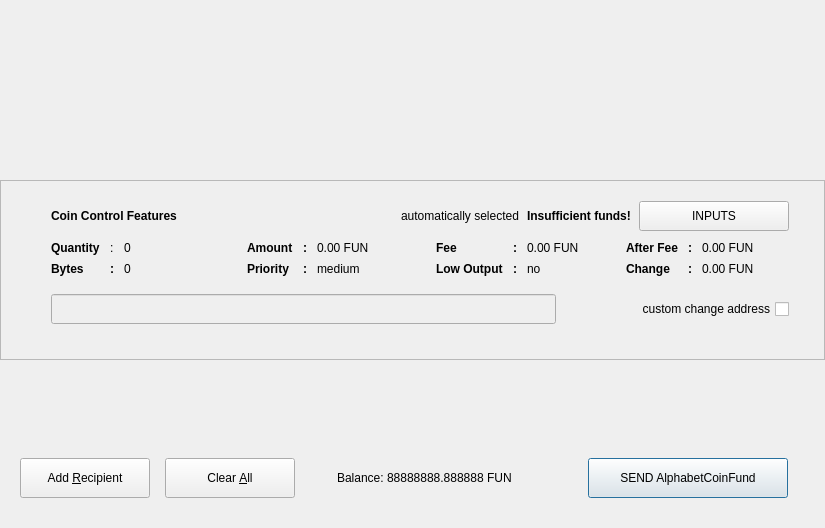
<?xml version="1.0" encoding="UTF-8"?>
<ui version="4.0">
 <class>SendCoinsDialog</class>
 <widget class="QDialog" name="SendCoinsDialog">
  <property name="geometry">
   <rect>
    <x>0</x>
    <y>0</y>
    <width>825</width>
    <height>550</height>
   </rect>
  </property>
  <property name="minimumSize">
   <size>
    <width>825</width>
    <height>550</height>
   </size>
  </property>
  <property name="windowTitle">
   <string>Send Coins</string>
  </property>
  <layout class="QVBoxLayout" name="verticalLayout" stretch="0,0,0,0">
   <property name="spacing">
    <number>0</number>
   </property>
   <property name="sizeConstraint">
    <enum>QLayout::SetFixedSize</enum>
   </property>
   <property name="margin">
    <number>0</number>
   </property>
   <item>
    <widget class="QFrame" name="frmBanner">
     <property name="minimumSize">
      <size>
       <width>825</width>
       <height>180</height>
      </size>
     </property>
     <property name="maximumSize">
      <size>
       <width>825</width>
       <height>180</height>
      </size>
     </property>
    </widget>
   </item>
   <item>
    <widget class="QFrame" name="frameCoinControl">
     <property name="enabled">
      <bool>true</bool>
     </property>
     <property name="sizePolicy">
      <sizepolicy hsizetype="Expanding" vsizetype="Expanding">
       <horstretch>0</horstretch>
       <verstretch>0</verstretch>
      </sizepolicy>
     </property>
     <property name="minimumSize">
      <size>
       <width>825</width>
       <height>180</height>
      </size>
     </property>
     <property name="maximumSize">
      <size>
       <width>825</width>
       <height>180</height>
      </size>
     </property>
     <property name="frameShape">
      <enum>QFrame::StyledPanel</enum>
     </property>
     <property name="frameShadow">
      <enum>QFrame::Sunken</enum>
     </property>
     <layout class="QVBoxLayout" name="verticalLayoutCoinControl2">
      <property name="spacing">
       <number>0</number>
      </property>
      <property name="leftMargin">
       <number>50</number>
      </property>
      <property name="topMargin">
       <number>20</number>
      </property>
      <property name="rightMargin">
       <number>35</number>
      </property>
      <property name="bottomMargin">
       <number>20</number>
      </property>
      <item>
       <spacer name="verticalSpacer_2">
        <property name="orientation">
         <enum>Qt::Vertical</enum>
        </property>
        <property name="sizeType">
         <enum>QSizePolicy::Maximum</enum>
        </property>
        <property name="sizeHint" stdset="0">
         <size>
          <width>20</width>
          <height>10</height>
         </size>
        </property>
       </spacer>
      </item>
      <item>
       <layout class="QVBoxLayout" name="verticalLayoutCoinControl" stretch="0,1,0">
        <property name="spacing">
         <number>0</number>
        </property>
        <property name="leftMargin">
         <number>0</number>
        </property>
        <property name="topMargin">
         <number>0</number>
        </property>
        <item>
         <layout class="QHBoxLayout" name="hLayoutHeader1" stretch="0,0,0,0,0">
          <property name="spacing">
           <number>8</number>
          </property>
          <property name="bottomMargin">
           <number>10</number>
          </property>
          <item>
           <widget class="QLabel" name="labelCoinControlFeatures">
            <property name="sizePolicy">
             <sizepolicy hsizetype="Preferred" vsizetype="Maximum">
              <horstretch>0</horstretch>
              <verstretch>0</verstretch>
             </sizepolicy>
            </property>
            <property name="font">
             <font>
              <weight>75</weight>
              <bold>true</bold>
             </font>
            </property>
            <property name="text">
             <string>Coin Control Features</string>
            </property>
           </widget>
          </item>
          <item>
           <spacer name="horizontalSpacerCoinControl">
            <property name="orientation">
             <enum>Qt::Horizontal</enum>
            </property>
            <property name="sizeHint" stdset="0">
             <size>
              <width>40</width>
              <height>1</height>
             </size>
            </property>
           </spacer>
          </item>
          <item>
           <widget class="QLabel" name="labelCoinControlAutomaticallySelected">
            <property name="text">
             <string>automatically selected</string>
            </property>
            <property name="margin">
             <number>5</number>
            </property>
           </widget>
          </item>
          <item>
           <widget class="QLabel" name="labelCoinControlInsuffFunds">
            <property name="font">
             <font>
              <weight>75</weight>
              <bold>true</bold>
             </font>
            </property>
            <property name="text">
             <string>Insufficient funds!</string>
            </property>
            <property name="margin">
             <number>5</number>
            </property>
           </widget>
          </item>
          <item>
           <widget class="QPushButton" name="pushButtonCoinControl">
            <property name="minimumSize">
             <size>
              <width>150</width>
              <height>30</height>
             </size>
            </property>
            <property name="text">
             <string>INPUTS</string>
            </property>
           </widget>
          </item>
         </layout>
        </item>
        <item>
         <widget class="QWidget" name="widgetCoinControl" native="true">
          <property name="sizePolicy">
           <sizepolicy hsizetype="Preferred" vsizetype="Preferred">
            <horstretch>0</horstretch>
            <verstretch>0</verstretch>
           </sizepolicy>
          </property>
          <property name="minimumSize">
           <size>
            <width>0</width>
            <height>0</height>
           </size>
          </property>
          <layout class="QHBoxLayout" name="horizontalLayoutCoinControl5">
           <property name="margin">
            <number>0</number>
           </property>
           <item>
            <layout class="QHBoxLayout" name="horizontalLayoutCoinControl3" stretch="1,1,1,1">
             <property name="spacing">
              <number>20</number>
             </property>
             <property name="topMargin">
              <number>0</number>
             </property>
             <property name="bottomMargin">
              <number>18</number>
             </property>
             <item>
              <layout class="QGridLayout" name="gridLayout" columnstretch="0,0,1" columnminimumwidth="0,0,0">
               <property name="leftMargin">
                <number>0</number>
               </property>
               <property name="topMargin">
                <number>0</number>
               </property>
               <property name="rightMargin">
                <number>6</number>
               </property>
               <property name="horizontalSpacing">
                <number>10</number>
               </property>
               <property name="verticalSpacing">
                <number>7</number>
               </property>
               <item row="0" column="0">
                <widget class="QLabel" name="labelCoinControlQuantityText">
                 <property name="font">
                  <font>
                   <weight>75</weight>
                   <bold>true</bold>
                  </font>
                 </property>
                 <property name="text">
                  <string>Quantity</string>
                 </property>
                 <property name="margin">
                  <number>0</number>
                 </property>
                </widget>
               </item>
               <item row="1" column="2">
                <widget class="QLabel" name="labelCoinControlBytes">
                 <property name="cursor">
                  <cursorShape>IBeamCursor</cursorShape>
                 </property>
                 <property name="contextMenuPolicy">
                  <enum>Qt::ActionsContextMenu</enum>
                 </property>
                 <property name="text">
                  <string>0</string>
                 </property>
                 <property name="textInteractionFlags">
                  <set>Qt::LinksAccessibleByMouse|Qt::TextSelectableByKeyboard|Qt::TextSelectableByMouse</set>
                 </property>
                </widget>
               </item>
               <item row="0" column="2">
                <widget class="QLabel" name="labelCoinControlQuantity">
                 <property name="cursor">
                  <cursorShape>IBeamCursor</cursorShape>
                 </property>
                 <property name="contextMenuPolicy">
                  <enum>Qt::ActionsContextMenu</enum>
                 </property>
                 <property name="text">
                  <string>0</string>
                 </property>
                 <property name="margin">
                  <number>0</number>
                 </property>
                 <property name="textInteractionFlags">
                  <set>Qt::LinksAccessibleByMouse|Qt::TextSelectableByKeyboard|Qt::TextSelectableByMouse</set>
                 </property>
                </widget>
               </item>
               <item row="0" column="1">
                <widget class="QLabel" name="lblSemiColon11">
                 <property name="text">
                  <string>:</string>
                 </property>
                </widget>
               </item>
               <item row="1" column="0">
                <widget class="QLabel" name="labelCoinControlBytesText">
                 <property name="font">
                  <font>
                   <weight>75</weight>
                   <bold>true</bold>
                  </font>
                 </property>
                 <property name="text">
                  <string>Bytes</string>
                 </property>
                </widget>
               </item>
               <item row="1" column="1">
                <widget class="QLabel" name="lblSemiColon12">
                 <property name="font">
                  <font>
                   <weight>75</weight>
                   <bold>true</bold>
                  </font>
                 </property>
                 <property name="text">
                  <string>:</string>
                 </property>
                </widget>
               </item>
              </layout>
             </item>
             <item>
              <layout class="QGridLayout" name="gridLayout_2" columnstretch="0,0,1">
               <property name="leftMargin">
                <number>6</number>
               </property>
               <property name="topMargin">
                <number>0</number>
               </property>
               <property name="rightMargin">
                <number>6</number>
               </property>
               <property name="horizontalSpacing">
                <number>10</number>
               </property>
               <property name="verticalSpacing">
                <number>7</number>
               </property>
               <item row="0" column="0">
                <widget class="QLabel" name="labelCoinControlAmountText">
                 <property name="font">
                  <font>
                   <weight>75</weight>
                   <bold>true</bold>
                  </font>
                 </property>
                 <property name="text">
                  <string>Amount</string>
                 </property>
                 <property name="margin">
                  <number>0</number>
                 </property>
                </widget>
               </item>
               <item row="1" column="2">
                <widget class="QLabel" name="labelCoinControlPriority">
                 <property name="cursor">
                  <cursorShape>IBeamCursor</cursorShape>
                 </property>
                 <property name="contextMenuPolicy">
                  <enum>Qt::ActionsContextMenu</enum>
                 </property>
                 <property name="text">
                  <string>medium</string>
                 </property>
                 <property name="textInteractionFlags">
                  <set>Qt::LinksAccessibleByMouse|Qt::TextSelectableByKeyboard|Qt::TextSelectableByMouse</set>
                 </property>
                </widget>
               </item>
               <item row="1" column="0">
                <widget class="QLabel" name="labelCoinControlPriorityText">
                 <property name="font">
                  <font>
                   <weight>75</weight>
                   <bold>true</bold>
                  </font>
                 </property>
                 <property name="text">
                  <string>Priority</string>
                 </property>
                </widget>
               </item>
               <item row="0" column="2">
                <widget class="QLabel" name="labelCoinControlAmount">
                 <property name="cursor">
                  <cursorShape>IBeamCursor</cursorShape>
                 </property>
                 <property name="contextMenuPolicy">
                  <enum>Qt::ActionsContextMenu</enum>
                 </property>
                 <property name="text">
                  <string>0.00 FUN</string>
                 </property>
                 <property name="textInteractionFlags">
                  <set>Qt::LinksAccessibleByMouse|Qt::TextSelectableByKeyboard|Qt::TextSelectableByMouse</set>
                 </property>
                </widget>
               </item>
               <item row="0" column="1">
                <widget class="QLabel" name="lblSemiColon21">
                 <property name="font">
                  <font>
                   <weight>75</weight>
                   <bold>true</bold>
                  </font>
                 </property>
                 <property name="text">
                  <string>:</string>
                 </property>
                </widget>
               </item>
               <item row="1" column="1">
                <widget class="QLabel" name="lblSemiColon22">
                 <property name="font">
                  <font>
                   <weight>75</weight>
                   <bold>true</bold>
                  </font>
                 </property>
                 <property name="text">
                  <string>:</string>
                 </property>
                </widget>
               </item>
              </layout>
             </item>
             <item>
              <layout class="QGridLayout" name="gridLayout_3" columnstretch="0,0,1">
               <property name="leftMargin">
                <number>6</number>
               </property>
               <property name="topMargin">
                <number>0</number>
               </property>
               <property name="rightMargin">
                <number>6</number>
               </property>
               <property name="horizontalSpacing">
                <number>10</number>
               </property>
               <property name="verticalSpacing">
                <number>7</number>
               </property>
               <item row="0" column="2">
                <widget class="QLabel" name="labelCoinControlFee">
                 <property name="cursor">
                  <cursorShape>IBeamCursor</cursorShape>
                 </property>
                 <property name="contextMenuPolicy">
                  <enum>Qt::ActionsContextMenu</enum>
                 </property>
                 <property name="text">
                  <string>0.00 FUN</string>
                 </property>
                 <property name="textInteractionFlags">
                  <set>Qt::LinksAccessibleByMouse|Qt::TextSelectableByKeyboard|Qt::TextSelectableByMouse</set>
                 </property>
                </widget>
               </item>
               <item row="1" column="0">
                <widget class="QLabel" name="labelCoinControlLowOutputText">
                 <property name="font">
                  <font>
                   <weight>75</weight>
                   <bold>true</bold>
                  </font>
                 </property>
                 <property name="text">
                  <string>Low Output</string>
                 </property>
                </widget>
               </item>
               <item row="1" column="2">
                <widget class="QLabel" name="labelCoinControlLowOutput">
                 <property name="cursor">
                  <cursorShape>IBeamCursor</cursorShape>
                 </property>
                 <property name="contextMenuPolicy">
                  <enum>Qt::ActionsContextMenu</enum>
                 </property>
                 <property name="text">
                  <string>no</string>
                 </property>
                 <property name="textInteractionFlags">
                  <set>Qt::LinksAccessibleByMouse|Qt::TextSelectableByKeyboard|Qt::TextSelectableByMouse</set>
                 </property>
                </widget>
               </item>
               <item row="0" column="0">
                <widget class="QLabel" name="labelCoinControlFeeText">
                 <property name="font">
                  <font>
                   <weight>75</weight>
                   <bold>true</bold>
                  </font>
                 </property>
                 <property name="text">
                  <string>Fee</string>
                 </property>
                 <property name="margin">
                  <number>0</number>
                 </property>
                </widget>
               </item>
               <item row="0" column="1">
                <widget class="QLabel" name="lblSemiColon31">
                 <property name="font">
                  <font>
                   <weight>75</weight>
                   <bold>true</bold>
                  </font>
                 </property>
                 <property name="text">
                  <string>:</string>
                 </property>
                </widget>
               </item>
               <item row="1" column="1">
                <widget class="QLabel" name="lblSemiColon32">
                 <property name="font">
                  <font>
                   <weight>75</weight>
                   <bold>true</bold>
                  </font>
                 </property>
                 <property name="text">
                  <string>:</string>
                 </property>
                </widget>
               </item>
              </layout>
             </item>
             <item>
              <layout class="QGridLayout" name="gridLayout_4" columnstretch="0,0,1">
               <property name="leftMargin">
                <number>6</number>
               </property>
               <property name="topMargin">
                <number>0</number>
               </property>
               <property name="rightMargin">
                <number>0</number>
               </property>
               <property name="horizontalSpacing">
                <number>10</number>
               </property>
               <property name="verticalSpacing">
                <number>7</number>
               </property>
               <item row="0" column="0">
                <widget class="QLabel" name="labelCoinControlAfterFeeText">
                 <property name="font">
                  <font>
                   <weight>75</weight>
                   <bold>true</bold>
                  </font>
                 </property>
                 <property name="text">
                  <string>After Fee</string>
                 </property>
                 <property name="margin">
                  <number>0</number>
                 </property>
                </widget>
               </item>
               <item row="1" column="2">
                <widget class="QLabel" name="labelCoinControlChange">
                 <property name="cursor">
                  <cursorShape>IBeamCursor</cursorShape>
                 </property>
                 <property name="contextMenuPolicy">
                  <enum>Qt::ActionsContextMenu</enum>
                 </property>
                 <property name="text">
                  <string>0.00 FUN</string>
                 </property>
                 <property name="textInteractionFlags">
                  <set>Qt::LinksAccessibleByMouse|Qt::TextSelectableByKeyboard|Qt::TextSelectableByMouse</set>
                 </property>
                </widget>
               </item>
               <item row="0" column="2">
                <widget class="QLabel" name="labelCoinControlAfterFee">
                 <property name="cursor">
                  <cursorShape>IBeamCursor</cursorShape>
                 </property>
                 <property name="contextMenuPolicy">
                  <enum>Qt::ActionsContextMenu</enum>
                 </property>
                 <property name="text">
                  <string>0.00 FUN</string>
                 </property>
                 <property name="textInteractionFlags">
                  <set>Qt::LinksAccessibleByMouse|Qt::TextSelectableByKeyboard|Qt::TextSelectableByMouse</set>
                 </property>
                </widget>
               </item>
               <item row="1" column="0">
                <widget class="QLabel" name="labelCoinControlChangeText">
                 <property name="font">
                  <font>
                   <weight>75</weight>
                   <bold>true</bold>
                  </font>
                 </property>
                 <property name="text">
                  <string>Change</string>
                 </property>
                </widget>
               </item>
               <item row="0" column="1">
                <widget class="QLabel" name="lblSemiColon41">
                 <property name="font">
                  <font>
                   <weight>75</weight>
                   <bold>true</bold>
                  </font>
                 </property>
                 <property name="text">
                  <string>:</string>
                 </property>
                </widget>
               </item>
               <item row="1" column="1">
                <widget class="QLabel" name="lblSemiColon42">
                 <property name="font">
                  <font>
                   <weight>75</weight>
                   <bold>true</bold>
                  </font>
                 </property>
                 <property name="text">
                  <string>:</string>
                 </property>
                </widget>
               </item>
              </layout>
             </item>
            </layout>
           </item>
          </layout>
         </widget>
        </item>
        <item>
         <layout class="QHBoxLayout" name="hLayoutHeader3" stretch="1,0,0">
          <property name="spacing">
           <number>15</number>
          </property>
          <property name="topMargin">
           <number>0</number>
          </property>
          <property name="rightMargin">
           <number>0</number>
          </property>
          <item>
           <widget class="QLineEdit" name="lineEditCoinControlChange">
            <property name="enabled">
             <bool>false</bool>
            </property>
            <property name="sizePolicy">
             <sizepolicy hsizetype="Expanding" vsizetype="Fixed">
              <horstretch>0</horstretch>
              <verstretch>0</verstretch>
             </sizepolicy>
            </property>
            <property name="minimumSize">
             <size>
              <width>0</width>
              <height>30</height>
             </size>
            </property>
            <property name="maximumSize">
             <size>
              <width>16777215</width>
              <height>30</height>
             </size>
            </property>
           </widget>
          </item>
          <item>
           <widget class="QLabel" name="labelCoinControlChangeLabel">
            <property name="sizePolicy">
             <sizepolicy hsizetype="Preferred" vsizetype="Expanding">
              <horstretch>0</horstretch>
              <verstretch>0</verstretch>
             </sizepolicy>
            </property>
            <property name="minimumSize">
             <size>
              <width>50</width>
              <height>30</height>
             </size>
            </property>
            <property name="font">
             <font>
              <pointsize>12</pointsize>
             </font>
            </property>
           </widget>
          </item>
          <item>
           <widget class="QCheckBox" name="checkBoxCoinControlChange">
            <property name="minimumSize">
             <size>
              <width>150</width>
              <height>30</height>
             </size>
            </property>
            <property name="maximumSize">
             <size>
              <width>16777215</width>
              <height>30</height>
             </size>
            </property>
            <property name="layoutDirection">
             <enum>Qt::RightToLeft</enum>
            </property>
            <property name="text">
             <string>custom change address</string>
            </property>
           </widget>
          </item>
         </layout>
        </item>
       </layout>
      </item>
      <item>
       <spacer name="verticalSpacer_3">
        <property name="orientation">
         <enum>Qt::Vertical</enum>
        </property>
        <property name="sizeType">
         <enum>QSizePolicy::Maximum</enum>
        </property>
        <property name="sizeHint" stdset="0">
         <size>
          <width>20</width>
          <height>30</height>
         </size>
        </property>
       </spacer>
      </item>
     </layout>
    </widget>
   </item>
   <item>
    <widget class="QScrollArea" name="scrollArea">
     <property name="minimumSize">
      <size>
       <width>825</width>
       <height>0</height>
      </size>
     </property>
     <property name="maximumSize">
      <size>
       <width>825</width>
       <height>16777215</height>
      </size>
     </property>
     <property name="frameShape">
      <enum>QFrame::NoFrame</enum>
     </property>
     <property name="frameShadow">
      <enum>QFrame::Plain</enum>
     </property>
     <property name="horizontalScrollBarPolicy">
      <enum>Qt::ScrollBarAlwaysOff</enum>
     </property>
     <property name="widgetResizable">
      <bool>true</bool>
     </property>
     <widget class="QWidget" name="scrollAreaWidgetContents">
      <property name="geometry">
       <rect>
        <x>0</x>
        <y>0</y>
        <width>825</width>
        <height>90</height>
       </rect>
      </property>
      <layout class="QVBoxLayout" name="verticalLayout_2">
       <property name="spacing">
        <number>0</number>
       </property>
       <property name="margin">
        <number>0</number>
       </property>
       <item>
        <layout class="QVBoxLayout" name="entries">
         <property name="spacing">
          <number>0</number>
         </property>
        </layout>
       </item>
       <item>
        <spacer name="verticalSpacer">
         <property name="orientation">
          <enum>Qt::Vertical</enum>
         </property>
         <property name="sizeHint" stdset="0">
          <size>
           <width>20</width>
           <height>40</height>
          </size>
         </property>
        </spacer>
       </item>
      </layout>
     </widget>
    </widget>
   </item>
   <item>
    <layout class="QHBoxLayout" name="horizontalLayout" stretch="0,0,0,0">
     <property name="spacing">
      <number>15</number>
     </property>
     <property name="leftMargin">
      <number>20</number>
     </property>
     <property name="topMargin">
      <number>30</number>
     </property>
     <property name="rightMargin">
      <number>37</number>
     </property>
     <property name="bottomMargin">
      <number>30</number>
     </property>
     <item>
      <widget class="QPushButton" name="addButton">
       <property name="minimumSize">
        <size>
         <width>130</width>
         <height>40</height>
        </size>
       </property>
       <property name="toolTip">
        <string>Send to multiple recipients at once</string>
       </property>
       <property name="text">
        <string>Add &amp;Recipient</string>
       </property>
       <property name="autoDefault">
        <bool>false</bool>
       </property>
      </widget>
     </item>
     <item>
      <widget class="QPushButton" name="clearButton">
       <property name="sizePolicy">
        <sizepolicy hsizetype="Minimum" vsizetype="Fixed">
         <horstretch>0</horstretch>
         <verstretch>0</verstretch>
        </sizepolicy>
       </property>
       <property name="minimumSize">
        <size>
         <width>130</width>
         <height>40</height>
        </size>
       </property>
       <property name="toolTip">
        <string>Remove all transaction fields</string>
       </property>
       <property name="text">
        <string>Clear &amp;All</string>
       </property>
       <property name="autoRepeatDelay">
        <number>300</number>
       </property>
       <property name="autoDefault">
        <bool>false</bool>
       </property>
      </widget>
     </item>
     <item>
      <widget class="QFrame" name="frmBalance">
       <layout class="QHBoxLayout" name="horizontalLayout_2">
        <property name="spacing">
         <number>3</number>
        </property>
        <item>
         <spacer name="horizontalSpacer">
          <property name="orientation">
           <enum>Qt::Horizontal</enum>
          </property>
          <property name="sizeHint" stdset="0">
           <size>
            <width>15</width>
            <height>20</height>
           </size>
          </property>
         </spacer>
        </item>
<!--
        <item>
         <widget class="QLabel" name="label">
          <property name="minimumSize">
           <size>
            <width>30</width>
            <height>20</height>
           </size>
          </property>
          <property name="sizePolicy">
           <sizepolicy hsizetype="Fixed" vsizetype="Fixed">
            <horstretch>0</horstretch>
            <verstretch>0</verstretch>
           </sizepolicy>
          </property>
          <property name="text">
           <string>Balance:</string>
          </property>
         </widget>
        </item>
  -->
        <item>
         <widget class="QLabel" name="labelBalance">
          <property name="minimumSize">
           <size>
            <width>210</width>
            <height>20</height>
           </size>
          </property>
          <property name="sizePolicy">
           <sizepolicy hsizetype="Preferred" vsizetype="Fixed">
            <horstretch>0</horstretch>
            <verstretch>0</verstretch>
           </sizepolicy>
          </property>
          <property name="cursor">
           <cursorShape>IBeamCursor</cursorShape>
          </property>
          <property name="text">
           <string>Balance: 88888888.888888 FUN</string>
          </property>
          <property name="textInteractionFlags">
           <set>Qt::LinksAccessibleByMouse|Qt::TextSelectableByKeyboard|Qt::TextSelectableByMouse</set>
          </property>
         </widget>
        </item>
        <item>
         <spacer name="horizontalSpacer_2">
          <property name="orientation">
           <enum>Qt::Horizontal</enum>
          </property>
          <property name="sizeHint" stdset="0">
           <size>
            <width>15</width>
            <height>20</height>
           </size>
          </property>
         </spacer>
        </item>
       </layout>
      </widget>
     </item>
     <item>
      <widget class="QPushButton" name="sendButton">
       <property name="minimumSize">
        <size>
         <width>200</width>
         <height>40</height>
        </size>
       </property>
       <property name="toolTip">
        <string>Confirm the send action</string>
       </property>
       <property name="text">
        <string>SEND AlphabetCoinFund</string>
       </property>
       <property name="default">
        <bool>true</bool>
       </property>
      </widget>
     </item>
    </layout>
   </item>
  </layout>
 </widget>
 <resources/>
 <connections/>
</ui>
